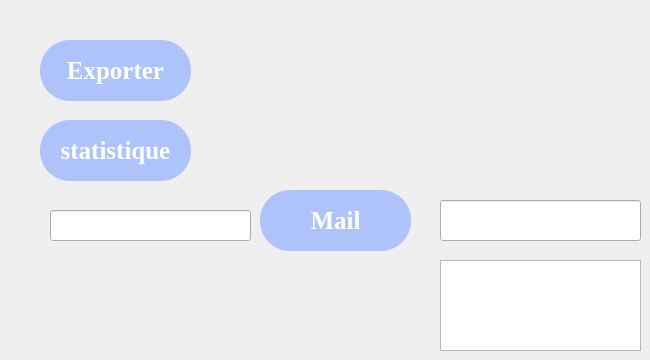
     <widget class="QWidget" name="tab_4">
      <attribute name="title">
       <string>Tab 2</string>
      </attribute>
      <widget class="QPushButton" name="exporter">
       <property name="geometry">
        <rect>
         <x>40</x>
         <y>40</y>
         <width>151</width>
         <height>61</height>
        </rect>
       </property>
       <property name="font">
        <font>
         <family>Times New Roman</family>
         <pointsize>19</pointsize>
         <weight>75</weight>
         <italic>false</italic>
         <bold>true</bold>
        </font>
       </property>
       <property name="styleSheet">
        <string notr="true">QPushButton
{
border:none;
color: white;
background-color: rgb(173, 195, 250);
font: 600 19pt &quot;Times New Roman&quot;;
border-radius:30px;
}

QPushButton:Hover
{
background-color: rgb(0, 120, 190);
}

QPushButton:pressed
{
border-bottom:5px solid rgb(0, 100, 170);
}</string>
       </property>
       <property name="text">
        <string>Exporter</string>
       </property>
      </widget>
      <widget class="QPushButton" name="stat">
       <property name="geometry">
        <rect>
         <x>40</x>
         <y>120</y>
         <width>151</width>
         <height>61</height>
        </rect>
       </property>
       <property name="font">
        <font>
         <family>Times New Roman</family>
         <pointsize>19</pointsize>
         <weight>75</weight>
         <italic>false</italic>
         <bold>true</bold>
        </font>
       </property>
       <property name="styleSheet">
        <string notr="true">QPushButton
{
border:none;
color: white;
background-color: rgb(173, 195, 250);
font: 600 19pt &quot;Times New Roman&quot;;
border-radius:30px;
}

QPushButton:Hover
{
background-color: rgb(0, 120, 190);
}

QPushButton:pressed
{
border-bottom:5px solid rgb(0, 100, 170);
}</string>
       </property>
       <property name="text">
        <string>statistique</string>
       </property>
      </widget>
      <widget class="QLineEdit" name="L10">
       <property name="geometry">
        <rect>
         <x>50</x>
         <y>210</y>
         <width>201</width>
         <height>31</height>
        </rect>
       </property>
      </widget>
      <widget class="QLineEdit" name="L11">
       <property name="geometry">
        <rect>
         <x>440</x>
         <y>200</y>
         <width>201</width>
         <height>41</height>
        </rect>
       </property>
      </widget>
      <widget class="QPushButton" name="mail">
       <property name="geometry">
        <rect>
         <x>260</x>
         <y>190</y>
         <width>151</width>
         <height>61</height>
        </rect>
       </property>
       <property name="font">
        <font>
         <family>Times New Roman</family>
         <pointsize>19</pointsize>
         <weight>75</weight>
         <italic>false</italic>
         <bold>true</bold>
        </font>
       </property>
       <property name="styleSheet">
        <string notr="true">QPushButton
{
border:none;
color: white;
background-color: rgb(173, 195, 250);
font: 600 19pt &quot;Times New Roman&quot;;
border-radius:30px;
}

QPushButton:Hover
{
background-color: rgb(0, 120, 190);
}

QPushButton:pressed
{
border-bottom:5px solid rgb(0, 100, 170);
}</string>
       </property>
       <property name="text">
        <string>Mail</string>
       </property>
      </widget>
      <widget class="QTextEdit" name="L12">
       <property name="geometry">
        <rect>
         <x>440</x>
         <y>260</y>
         <width>201</width>
         <height>91</height>
        </rect>
       </property>
      </widget>
     </widget>
